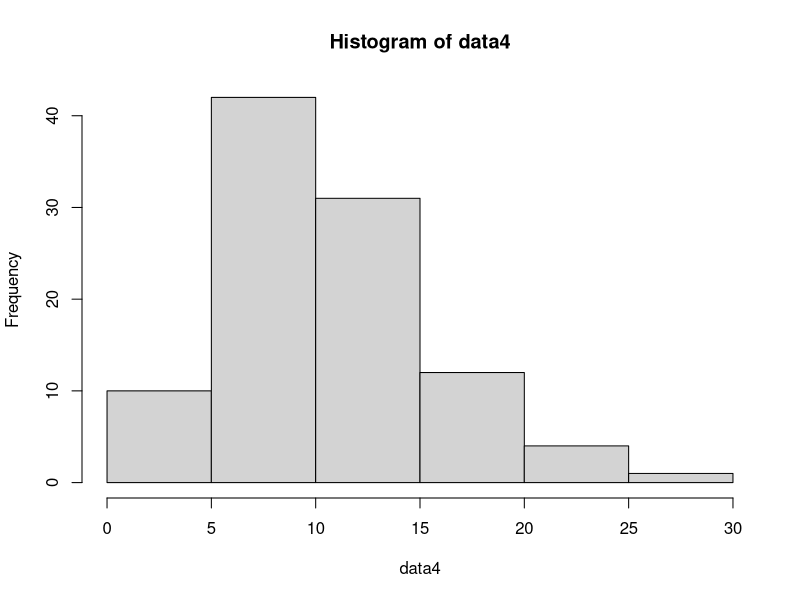

This figure's R source:
#  =================== 4 ==================== 
x = 2
df = 10

## a
dchisq(x, df)

## b
n = 100
data4 = rchisq(n, df) ;data4

hist(data4)

## c
mean(data4)
var(data4)